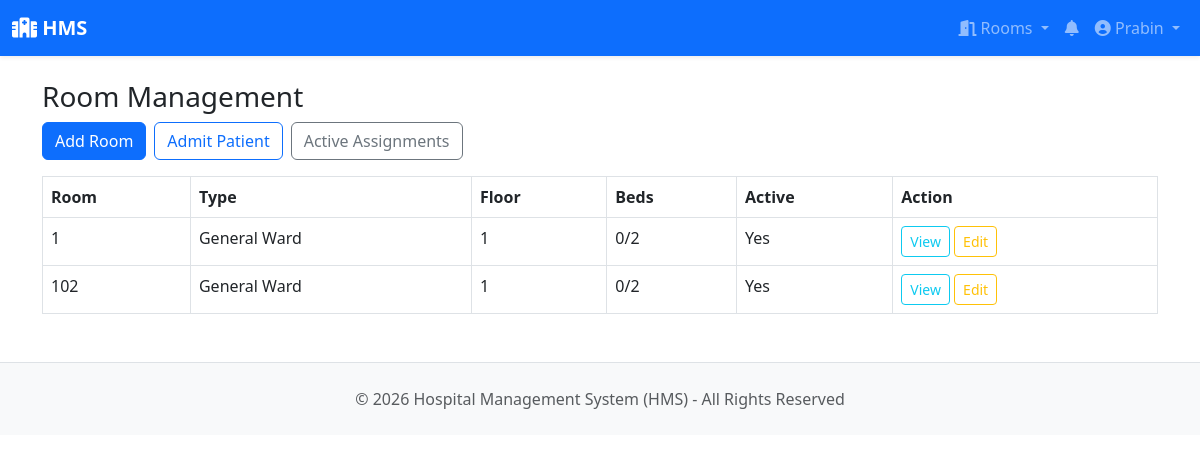
/rooms/ (signed in), run on an earlier commit of the app's database.
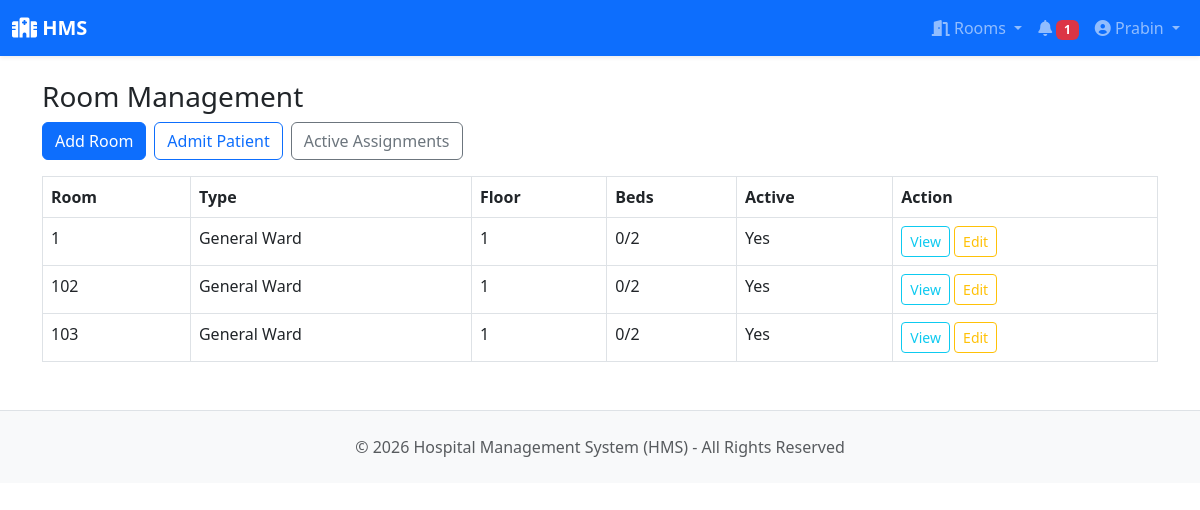
And on a later commit of the database.
### rooms/models.py (models this page shows, shortened)
class Room(models.Model):
    ROOM_TYPE_CHOICES = [
        ('GENERAL', 'General Ward'),
        ('SEMI_PRIVATE', 'Semi Private'),
        ('PRIVATE', 'Private'),
        ('ICU', 'ICU'),
        ('EMERGENCY', 'Emergency'),
    ]
    room_number = models.CharField(max_length=20, unique=True)
    room_type = models.CharField(max_length=20, choices=ROOM_TYPE_CHOICES, default='GENERAL')
    floor = models.CharField(max_length=20, blank=True)
    capacity = models.PositiveIntegerField(default=1)
    is_active = models.BooleanField(default=True)
    notes = models.TextField(blank=True)
    created_at = models.DateTimeField(auto_now_add=True)
    @property
    def occupied_beds(self):
        return self.beds.filter(status='OCCUPIED').count()

### rooms/views.py (the view)
# urls.py: path('', views.room_list, name='room_list'),
@login_required
def room_list(request):
    if not _check_role(request.user):
        messages.error(request, 'Access denied.')
        return redirect('users:dashboard')
    query = request.GET.get('q', '').strip()
    rooms = Room.objects.prefetch_related('beds').all().order_by('room_number')
    if query:
        rooms = rooms.filter(Q(room_number__icontains=query) | Q(room_type__icontains=query) | Q(floor__icontains=query))
    return render(request, 'rooms/room_list.html', {'rooms': rooms, 'query': query})

### notifications/context_processors.py (called while the page is built)
def unread_notifications(request):
    if request.user.is_authenticated:
        count = Notification.objects.filter(recipient=request.user, is_read=False).count()
        return {'unread_notification_count': count}
    return {'unread_notification_count': 0}

### rooms/views.py (called while the page is built)
def _check_role(user):
    return user.role in ALLOWED_ROLES

### templates/rooms/room_list.html (shortened to what this page needs)
{% extends 'base.html' %}
{% block content %}
<h3>Room Management</h3>
<div class="mb-3 d-flex gap-2">
  <a class="btn btn-primary" href="{% url 'rooms:room_create' %}">Add Room</a>
  <a class="btn btn-outline-primary" href="{% url 'rooms:admit_patient' %}">Admit Patient</a>
  <a class="btn btn-outline-secondary" href="{% url 'rooms:active_assignments' %}">Active Assignments</a>
</div>
<table class="table table-bordered">
  <thead><tr><th>Room</th><th>Type</th><th>Floor</th><th>Beds</th><th>Active</th><th>Action</th></tr></thead>
  <tbody>
    {% for room in rooms %}
      <tr>
        <td>{{ room.room_number }}</td>
        <td>{{ room.get_room_type_display }}</td>
        <td>{{ room.floor|default:'-' }}</td>
        <td>{{ room.occupied_beds }}/{{ room.capacity }}</td>
        <td>{{ room.is_active|yesno:'Yes,No' }}</td>
        <td>
          <a class="btn btn-sm btn-outline-info" href="{% url 'rooms:room_detail' room.id %}">View</a>
          <a class="btn btn-sm btn-outline-warning" href="{% url 'rooms:room_edit' room.id %}">Edit</a>
        </td>
      </tr>
    {% empty %}
      <tr><td colspan="6">No rooms found.</td></tr>
    {% endfor %}
  </tbody>
</table>
{% endblock %}

### templates/base.html (shortened to what this page needs)
<!DOCTYPE html>
<html lang="en">
<head>
    <link href="https://cdn.jsdelivr.net/npm/bootstrap@5.3.0/dist/css/bootstrap.min.css" rel="stylesheet">
    <link href="https://cdnjs.cloudflare.com/ajax/libs/font-awesome/6.0.0/css/all.min.css" rel="stylesheet">
</head>
<body>
{% if user.is_authenticated %}
<nav class="navbar navbar-expand-lg navbar-dark bg-primary sticky-top shadow-sm">
    <div class="container-fluid">
        <a class="navbar-brand fw-bold" href="{% url 'users:dashboard' %}">
            <i class="fas fa-hospital"></i> HMS
        </a>
        <div class="collapse navbar-collapse" id="navbarNav">
            <div class="navbar-nav ms-auto">
                {% if user.role == 'PATIENT' or user.role == 'DOCTOR' or user.role == 'RECEPTIONIST' or user.role == 'ADMIN' %}
                <div class="nav-item dropdown">
                    <a class="nav-link dropdown-toggle" href="#" id="roomsDropdown" role="button" data-bs-toggle="dropdown">
                        <i class="fas fa-door-open"></i> Rooms
                    </a>
                </div>
                {% endif %}
                <a class="nav-link" href="{% url 'notifications:notification_list' %}" title="Notifications">
                    <i class="fas fa-bell"></i>
                    {% if unread_notification_count > 0 %}
                        <span class="badge bg-danger">{{ unread_notification_count }}</span>
                    {% endif %}
                </a>
                <div class="nav-item dropdown">
                    <a class="nav-link dropdown-toggle" href="#" id="userDropdown" role="button" data-bs-toggle="dropdown">
                        <i class="fas fa-user-circle"></i> {{ user.first_name|default:user.username }}
                    </a>
                </div>
            </div>
        </div>
    </div>
</nav>
{% endif %}
<div class="{% if user.is_authenticated %}container{% else %}container-fluid{% endif %} mt-4">
    {% block content %}{% endblock %}
</div>
<footer class="bg-light text-muted py-4 mt-5 border-top">
    <div class="container text-center">
        <p class="mb-0">&copy; 2026 Hospital Management System (HMS) - All Rights Reserved</p>
    </div>
</footer>
<link href="https://cdnjs.cloudflare.com/ajax/libs/font-awesome/6.0.0/css/all.min.css" rel="stylesheet">
</body>
</html>

What changed in the data, as far as the page shows it:
added Room: room_number "103", room_type "General Ward", floor "1", occupied_beds "0", capacity "2", is_active "Yes"
Also different on the page:
{{ unread_notification_count }}: (not shown) → "1"
